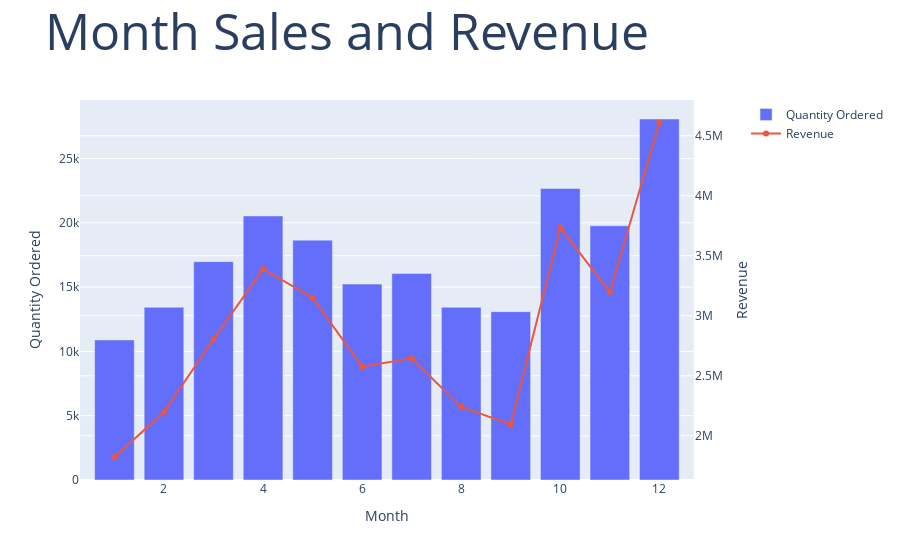

The code cell stored with this chart in its notebook:
### Code cell
fig = make_subplots(specs=[[{"secondary_y": True}]])

# 'Quantity Ordered' bar plot
fig.add_trace(
    go.Bar(x=month_sales['Order Date'], y=month_sales['Quantity Ordered'], name='Quantity Ordered'), secondary_y=False)

# 'Revenue' line plot
fig.add_trace(
    go.Scatter(x=month_sales['Order Date'], y=month_sales['Revenue'], name='Revenue'), secondary_y=True)


# Title
fig.update_layout(
    title=dict(text='Month Sales and Revenue', font=dict(size=50)))

# X axes
fig.update_xaxes(title_text='Month')

# Y axes
fig.update_yaxes(title_text='Quantity Ordered', secondary_y=False)
fig.update_yaxes(title_text='Revenue', secondary_y=True)

fig.show()

### Figure 1 — Plotly figure (JSON) as saved in the notebook; plotly's stock layout.template omitted (floating-point values rounded to 4 significant figures)
{"data": [{"name": "Quantity Ordered", "type": "bar", "x": [1, 2, 3, 4, 5, 6, 7, 8, 9, 10, 11, 12], "xaxis": "x", "y": [10893, 13431, 16979, 20536, 18653, 15234, 16054, 13429, 13091, 22669, 19769, 28074], "yaxis": "y"}, {"name": "Revenue", "type": "scatter", "x": [1, 2, 3, 4, 5, 6, 7, 8, 9, 10, 11, 12], "xaxis": "x", "y": [1821000.0, 2200000.0, 2805000.0, 3389000.0, 3151000.0, 2576000.0, 2646000.0, 2241000.0, 2094000.0, 3735000.0, 3198000.0, 4608000.0], "yaxis": "y2"}], "layout": {"autosize": true, "title": {"font": {"size": 50}, "text": "Month Sales and Revenue"}, "xaxis": {"anchor": "y", "autorange": true, "domain": [0, 0.94], "range": [0.337, 12.66], "title": {"text": "Month"}, "type": "linear"}, "yaxis": {"anchor": "x", "autorange": true, "domain": [0, 1], "range": [0, 29550.0], "title": {"text": "Quantity Ordered"}, "type": "linear"}, "yaxis2": {"anchor": "x", "autorange": true, "overlaying": "y", "range": [1591000.0, 4838000.0], "side": "right", "title": {"text": "Revenue"}, "type": "linear"}}}
